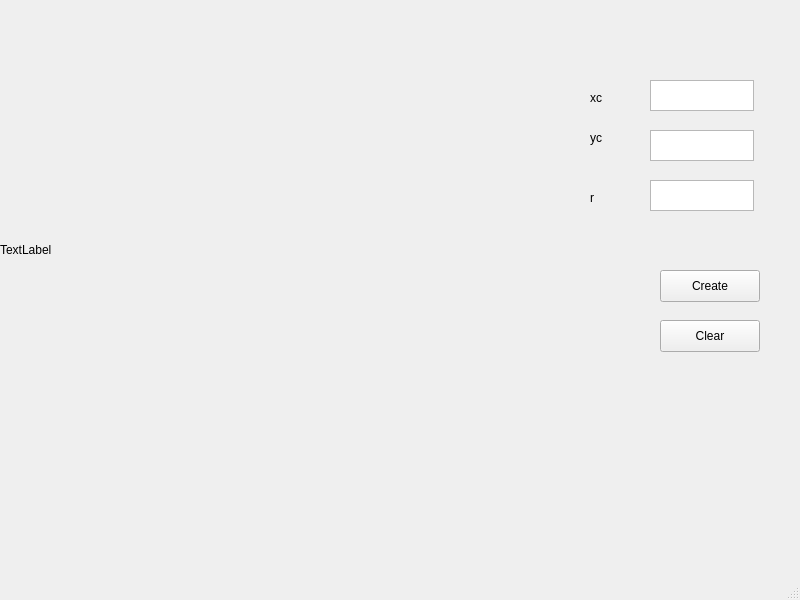
<?xml version="1.0" encoding="UTF-8"?>
<ui version="4.0">
 <class>MainWindow</class>
 <widget class="QMainWindow" name="MainWindow">
  <property name="geometry">
   <rect>
    <x>0</x>
    <y>0</y>
    <width>800</width>
    <height>600</height>
   </rect>
  </property>
  <property name="windowTitle">
   <string>MainWindow</string>
  </property>
  <widget class="QWidget" name="centralwidget">
   <widget class="QLabel" name="display">
    <property name="geometry">
     <rect>
      <x>0</x>
      <y>0</y>
      <width>500</width>
      <height>500</height>
     </rect>
    </property>
    <property name="text">
     <string>TextLabel</string>
    </property>
   </widget>
   <widget class="QPlainTextEdit" name="xc">
    <property name="geometry">
     <rect>
      <x>650</x>
      <y>80</y>
      <width>104</width>
      <height>31</height>
     </rect>
    </property>
   </widget>
   <widget class="QPlainTextEdit" name="yc">
    <property name="geometry">
     <rect>
      <x>650</x>
      <y>130</y>
      <width>104</width>
      <height>31</height>
     </rect>
    </property>
   </widget>
   <widget class="QPlainTextEdit" name="rad">
    <property name="geometry">
     <rect>
      <x>650</x>
      <y>180</y>
      <width>104</width>
      <height>31</height>
     </rect>
    </property>
   </widget>
   <widget class="QLabel" name="label_2">
    <property name="geometry">
     <rect>
      <x>590</x>
      <y>90</y>
      <width>58</width>
      <height>16</height>
     </rect>
    </property>
    <property name="text">
     <string>xc</string>
    </property>
   </widget>
   <widget class="QLabel" name="label_3">
    <property name="geometry">
     <rect>
      <x>590</x>
      <y>130</y>
      <width>58</width>
      <height>16</height>
     </rect>
    </property>
    <property name="text">
     <string>yc</string>
    </property>
   </widget>
   <widget class="QLabel" name="label_4">
    <property name="geometry">
     <rect>
      <x>590</x>
      <y>190</y>
      <width>58</width>
      <height>16</height>
     </rect>
    </property>
    <property name="text">
     <string>r</string>
    </property>
   </widget>
   <widget class="QPushButton" name="create">
    <property name="geometry">
     <rect>
      <x>660</x>
      <y>270</y>
      <width>100</width>
      <height>32</height>
     </rect>
    </property>
    <property name="text">
     <string>Create</string>
    </property>
   </widget>
   <widget class="QPushButton" name="clear">
    <property name="geometry">
     <rect>
      <x>660</x>
      <y>320</y>
      <width>100</width>
      <height>32</height>
     </rect>
    </property>
    <property name="text">
     <string>Clear</string>
    </property>
   </widget>
  </widget>
  <widget class="QMenuBar" name="menubar">
   <property name="geometry">
    <rect>
     <x>0</x>
     <y>0</y>
     <width>800</width>
     <height>24</height>
    </rect>
   </property>
  </widget>
  <widget class="QStatusBar" name="statusbar"/>
 </widget>
 <resources/>
 <connections/>
</ui>
